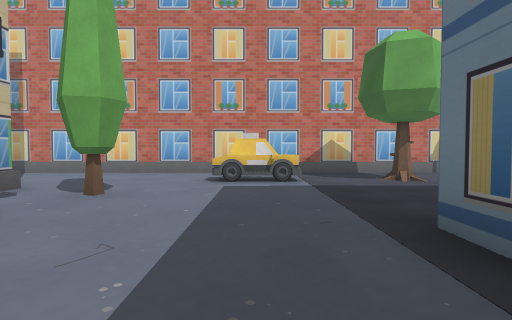
[1] (above)

23 first-person views from a walk through a 3-D level made in the Unity game engine. The camera is 1.3 m above the floor, tilts 2° down and sees 80° across. The floor is counted in squares, 2 m on a side. Each view is taken from the middle of a square. On the plan, view 1 faces up. The plan holds only what a view shows up to about 10 squares ahead; the rest is blank. The place goes on beyond the plan. Some surface patterns are stand-ins.

[2]
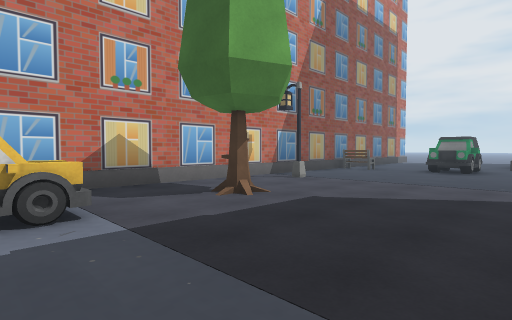

[3]
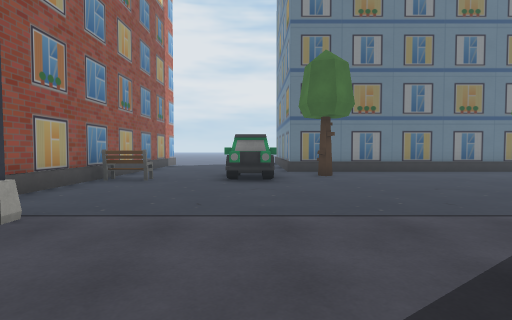

[4]
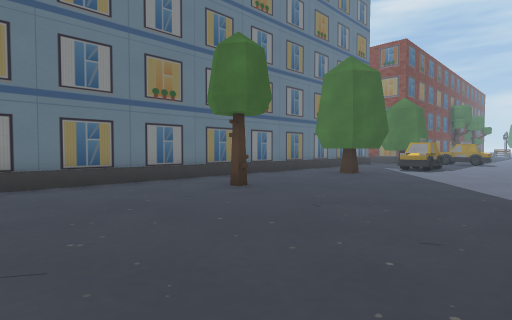

[5]
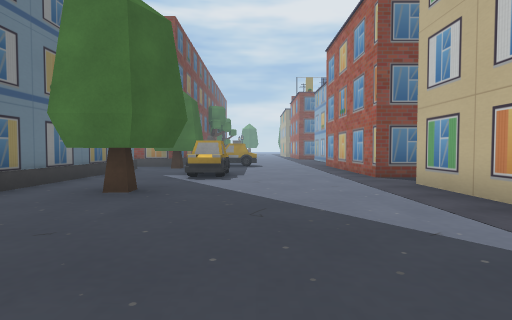

[6]
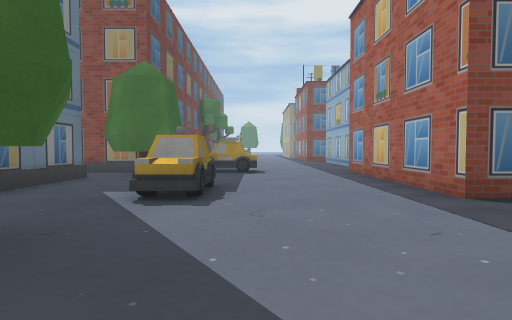

[7]
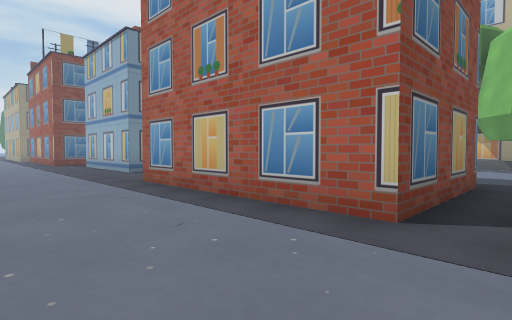

[8]
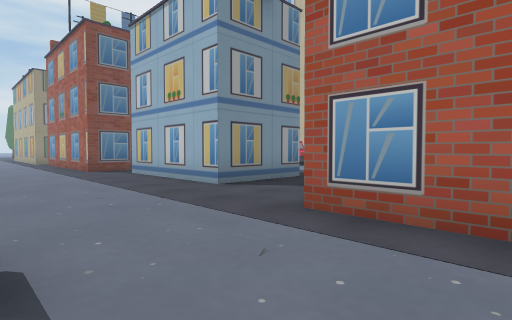

[9]
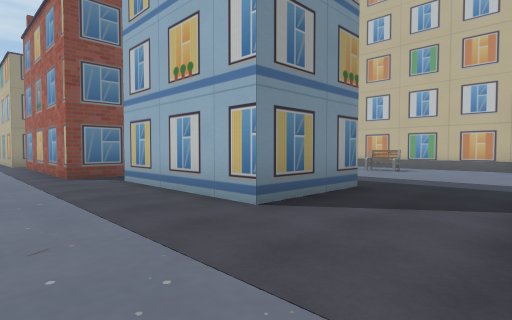

[10]
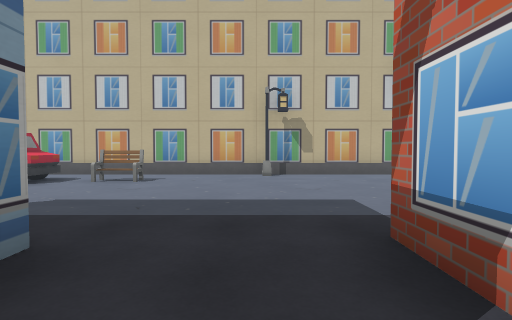

[11]
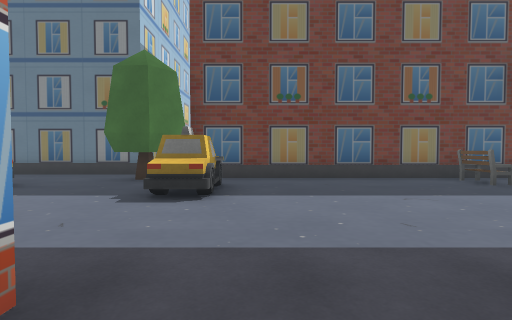

[12]
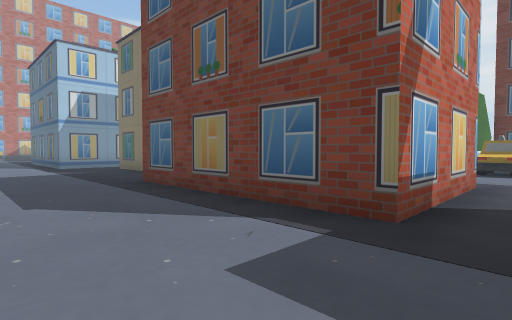

[13]
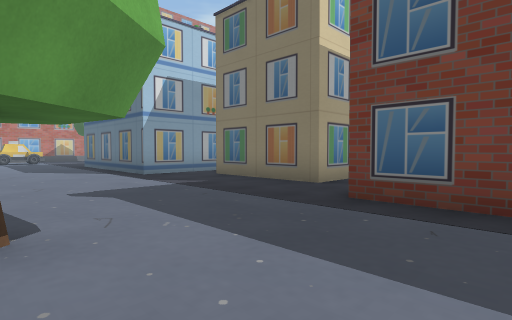

[14]
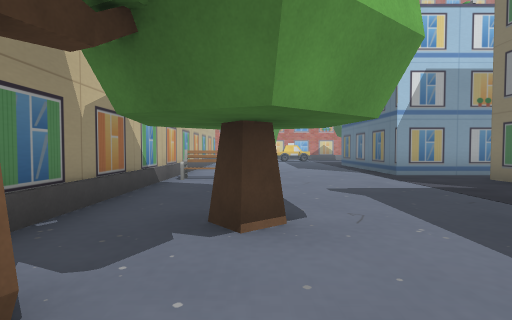

[15]
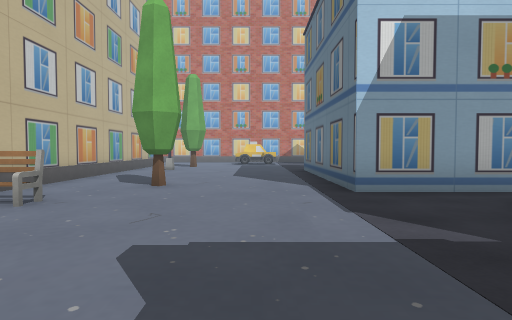

[16]
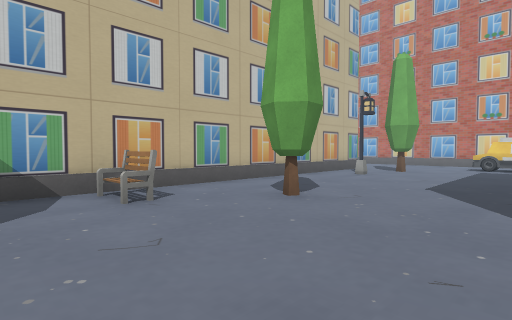

[17]
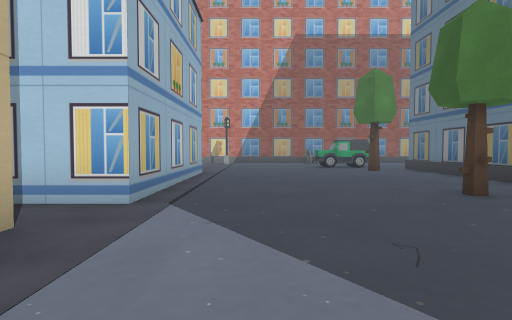

[18]
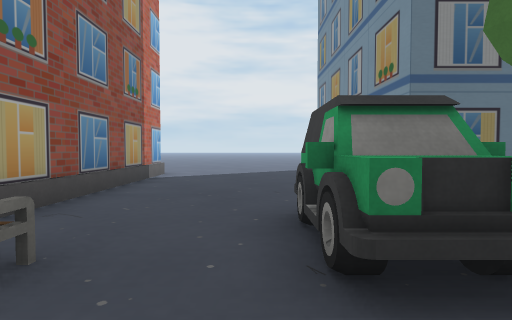

[19]
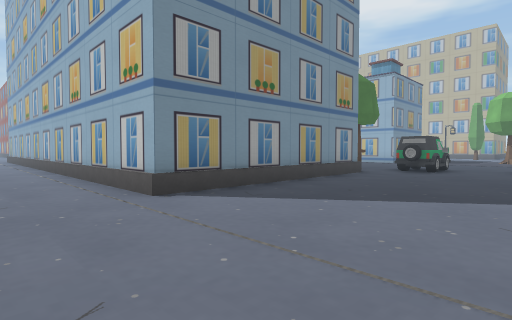

[20]
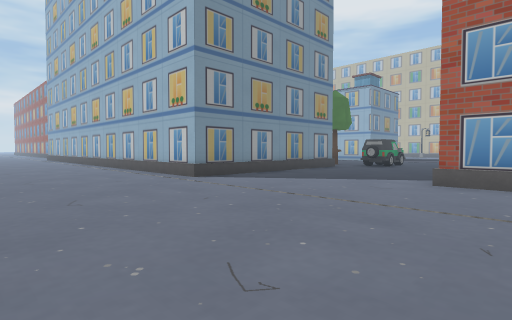

[21]
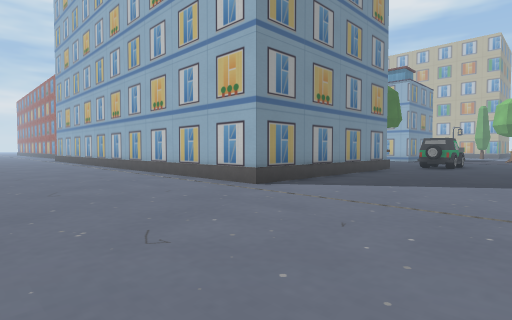

[22]
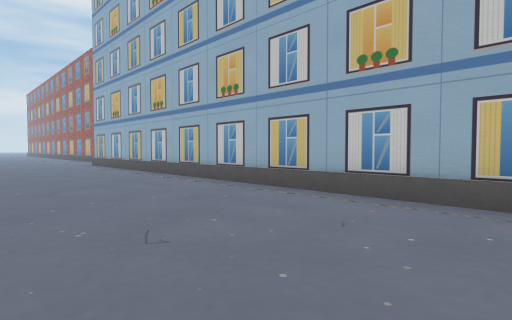

[23]
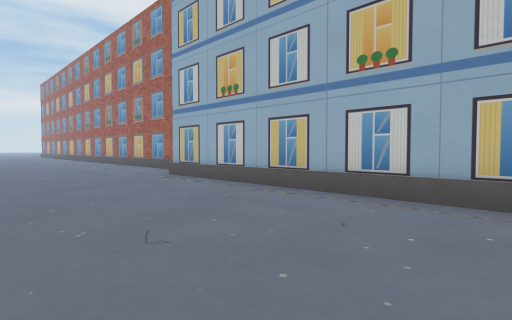

### Floor plan
Key: @ floor where view 1 was taken; # wall or solid block; . floor; O other object.
Columns run from 7 left of view 1 to 22 right of it. Each row starts with its distance up from view 1.
 10                         ......
  9 ########################......
  8  ...............O.............
  7   ....OO..O..#................
  6   .....O......................
  5    #............OOO...........
  4    #.O.............#######....
  3    #..............O#     #....
  2    #.....O  O......#     #....
  1    #.....   O......#     #....
  0    #...@.   O......#     #....
 -1    #.....   O......#     #....
 -2    #.O...OOOO....O.#     #....
 -3    #O..............#     #....
 -4    #......O O......#     #....
 -5    #......O O....O.#     #....
 -6    #......O O....OO#     #....
 -7    #.O.............#     #....
 -8    #.....####...O..#     #....
 -9    #O....#  #...O..#     #....
-10    # ....#  #......#     #...
-11    #.....#  #....OO##    #...
-12    #.....####....OO.     ....
-13    #.....O##O..OO.###   #....
-14    #..............#      ....
-15    #..............#       ...
-16    #.....##O......#        ..
-17    #OO... ##......#
-18    #.O.    #.....O#
-19    #.O     #...  .#
-20    # O     ....   #
-21            #O..

Where each view was taken, in squares from view 1:
view 1: 0 up, 0 right, facing up
view 2: 3 up, 0 right, facing up-right
view 3: 5 up, 3 right, facing right
view 4: 2 up, 6 right, facing down-right
view 5: 1 down, 8 right, facing down
view 6: 4 down, 8 right, facing down
view 7: 7 down, 8 right, facing down-left
view 8: 11 down, 8 right, facing down-left
view 9: 13 down, 7 right, facing down-left
view 10: 14 down, 4 right, facing left
view 11: 14 down, 4 right, facing right
view 12: 14 down, 1 left, facing up-right
view 13: 10 down, 2 left, facing up-right
view 14: 10 down, 2 left, facing up
view 15: 7 down, 0 right, facing up
view 16: 5 down, 1 right, facing up-left
view 17: 6 down, 7 right, facing up
view 18: 6 up, 8 right, facing right
view 19: 8 up, 20 right, facing down-left
view 20: 10 up, 22 right, facing down-left
view 21: 8 up, 22 right, facing down-left
view 22: 2 up, 22 right, facing down-left
view 23: 4 down, 22 right, facing down-left
